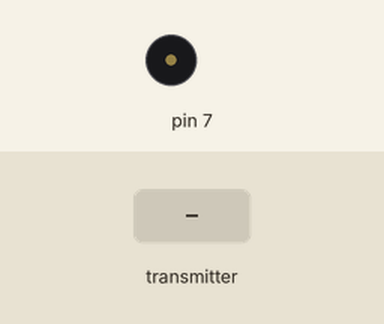
Bench run of a sketch on a simulated Arduino Uno, built with avr-gcc and run on an emulated ATmega328P. Parts: buzzer (waves = sounding). The test bench sets the inputs (shaded band). No radio packets arrive unless stated; what the sketch prints to the serial monitor is not drawn.

Above: at 1.2 s.
1.3 s: the transmitter starts sending j1PotX = 0
2.8 s: the transmitter starts sending j1PotY = 0
4.3 s: the transmitter starts sending j2PotX = 0
5.8 s: the transmitter starts sending j2PotY = 0
7.3 s: the transmitter starts sending j1PotX = 64
8.8 s: the transmitter starts sending j1PotY = 64
Timing chart, 0 to 11.3 s (numbered marks = the images above; inputs shaded):
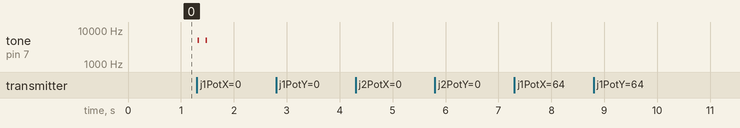

The sketch:

receptor_RF.ino
```cpp
#include <RF24_config.h>
#include <nRF24L01.h>
#include <RF24.h>
#include <printf.h>

RF24 radio(9, 10);   // nRF24L01 (CE, CSN)
const byte address[6] = "00001";
unsigned long lastReceiveTime = 0;
unsigned long currentTime = 0;

byte j1X_ant = 127;
byte j1Y_ant = 127;
byte j2X_ant = 123;
byte j2Y_ant = 127;

const int J_RANGO_DIF = 2;

struct Actualiza_datos{
  bool ant = false;
  bool act = false;
};
Actualiza_datos boton1;
Actualiza_datos boton2;
Actualiza_datos boton3;
Actualiza_datos boton4;
Actualiza_datos hay_datos; //para recibir el flanco de subida y de bajada

struct Data_Package { //El maximo tamanio para esta estructura es 32bytes - NRF24L01 limite del buffer
  byte j1PotX;
  byte j1PotY;
  byte j1Button;
  byte j2PotX;
  byte j2PotY;
  byte j2Button;
  byte pot1;
  byte pot2;
  byte tSwitch1;
  byte tSwitch2;
  byte button1;
  byte button2;
  byte button3;
  byte button4;
};
Data_Package data; //Crea una variable con toda la estructura
Data_Package datos_locales;

void setup() {
  Serial.begin(9600);
  radio.begin();
  radio.openReadingPipe(0, address);
  radio.setAutoAck(false);
  radio.setDataRate(RF24_250KBPS);
  radio.setPALevel(RF24_PA_LOW);
  radio.startListening(); //Setea el modulo como receptor
  resetData();
}

void loop() { //Codificacion: Boton 1: A; Boton 2: B; Boton 3: C; Boton 4: D; J1X: E; J1Y: F; J2X: G; J2Y: H
  botones();
  joysticks();

  verifica_conex();
  sonido_conex();

  actualizar_datos();
  delay(17); //Frecuencia physics process Godot:60times per second -> 1/60 = 17ms
}

void actualizar_datos(){
  boton1.ant = boton1.act;
  boton2.ant = boton2.act;
  boton3.ant = boton3.act;
  boton4.ant = boton4.act;
  j1X_ant = datos_locales.j1PotX;
  j1Y_ant = datos_locales.j1PotY;
  j2X_ant = datos_locales.j2PotX;
  j2Y_ant = datos_locales.j2PotY;
  hay_datos.ant = hay_datos.act;
}

void botones(){
  if (data.button1) boton1.act=false;       //por defecto esta en alto
  else if (data.button1==0 && !boton1.ant){ //si se apreto el boton y antes no estaba apretado
   boton1.act = true;
   Serial.println("A1");
  }

  if (data.button2) boton2.act=false;
  else if (data.button2 ==0 && !boton2.ant){
    boton2.act = true;
    Serial.println("B1");
  }
  if (data.button2==1 && boton2.ant){
    Serial.println("B0");
  }

  if (data.button3) boton3.act=false;
  else if (data.button3 ==0 && !boton3.ant){
    boton3.act = true;
    Serial.println("D1");
  }

  if (data.button4) boton4.act=false;
  else if (data.button4 ==0 && !boton4.ant){
    boton4.act = true;
    Serial.println("C1");
  }
 }

void joysticks(){
  datos_locales.j1PotX = data.j1PotX;
  datos_locales.j1PotY = data.j1PotY;
  datos_locales.j2PotX = data.j2PotX;
  datos_locales.j2PotY = data.j2PotY;

 if (!(datos_locales.j1PotX < (j1X_ant+J_RANGO_DIF) && datos_locales.j1PotX > (j1X_ant-J_RANGO_DIF))){
    Serial.print("E");
    Serial.println(datos_locales.j1PotX);
  }

  if (!(datos_locales.j1PotY < (j1Y_ant+J_RANGO_DIF) && datos_locales.j1PotY > (j1Y_ant-J_RANGO_DIF))){
    Serial.print("F");
    Serial.println(datos_locales.j1PotY);
  }

  if (!(datos_locales.j2PotX < (j2X_ant+J_RANGO_DIF) && datos_locales.j2PotX > (j2X_ant-J_RANGO_DIF))){
    Serial.print("G");
    Serial.println(datos_locales.j2PotX);
  }

  if (!(datos_locales.j2PotY < (j2Y_ant+J_RANGO_DIF) && datos_locales.j2PotY > (j2Y_ant-J_RANGO_DIF))){
    Serial.print("H");
    Serial.println(datos_locales.j2PotY);
  }
}

void resetData() {
  data.j1PotX = 127;
  data.j1PotY = 127;
  data.j2PotX = 123;
  data.j2PotY = 127;
  data.j1Button = 1;
  data.j2Button = 1;
  data.pot1 = 1;
  data.pot2 = 1;
  data.tSwitch1 = 1;
  data.tSwitch2 = 1;
  data.button1 = 1;
  data.button2 = 1;
  data.button3 = 1;
  data.button4 = 1;
}

void verifica_conex(){
  if (radio.available()) {
    radio.read(&data, sizeof(Data_Package));
    lastReceiveTime = millis();
    hay_datos.act = true;
  }
  currentTime = millis();
  if ( currentTime - lastReceiveTime > 1000 ) {
    resetData();
    hay_datos.act = false;
  }
}

void sonido_conex(){
  if (hay_datos.ant == true && hay_datos.act == false){
    for (int i=0;i<3;i++){
      tone(7,5000,60);
      delay(300);
    }
  }
  if (hay_datos.ant == false && hay_datos.act == true){
    tone(7,5000,30);
    delay(150);
    tone(7,5000,30);
  }
}
```

Measured:
- after the input at 1.3 s, tone on pin 7: alternates 5000 Hz for 0.03 s and silent for 0.12 s, 4 changes in all, then stays silent, starting at once
- after the input at 2.8 s, every drawn part: stays the same
- after the input at 4.3 s, every drawn part: stays the same
- after the input at 5.8 s, every drawn part: stays the same
- after the input at 7.3 s, every drawn part: stays the same
- after the input at 8.8 s, every drawn part: stays the same
